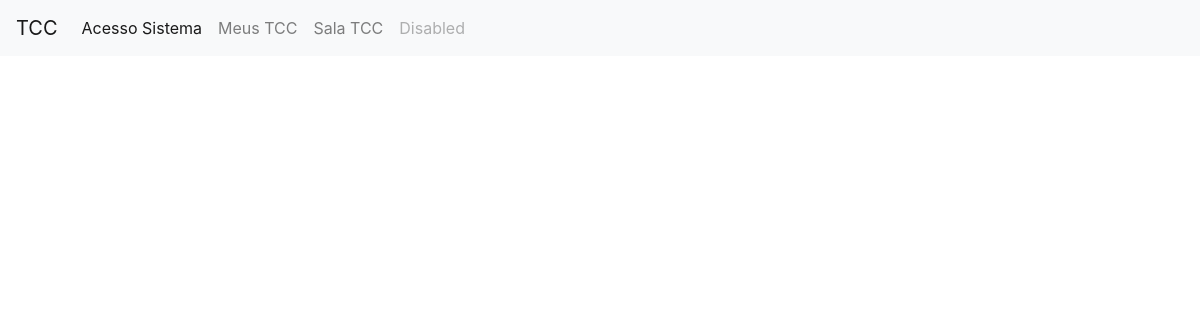
The page /tcc on the database as committed earlier.
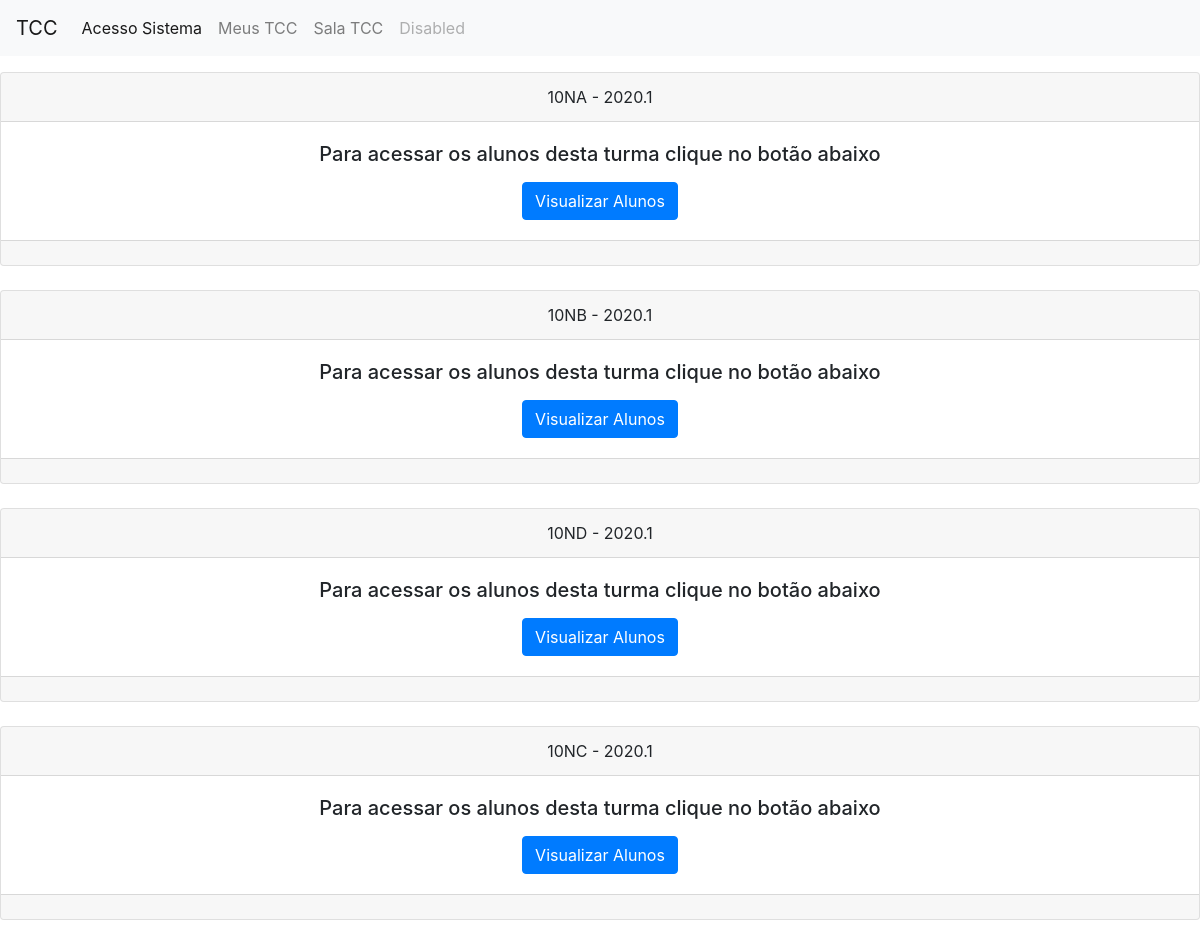
The same page on the database as committed later.
### core/models.py (models this page shows, shortened)
class Turma(models.Model):
    class STATUS_TURMA_CHOICE(models.TextChoices):
        ATIVO = 'ATIVO', _('ATIVO'),
        ENCERRADA = 'ENCERRADA', _('ENCERRADA'),
    id_turma = models.AutoField(primary_key=True)
    nome_turma = models.CharField(verbose_name="Nome da Turma", max_length=50)
    id_curso_turma = models.ForeignKey(Curso, related_name="id_curso_turma", on_delete=models.CASCADE)
    periodo_turma = models.CharField(verbose_name="Periodo Turma", max_length=6)
    status_turma = models.CharField(verbose_name="Em Andamento ou Encerrada", max_length=50, choices=STATUS_TURMA_CHOICE.choices, default=STATUS_TURMA_CHOICE.ATIVO, blank=True, null=True)
    class Meta:
        verbose_name = 'turma'
        verbose_name_plural = 'turmas'

### core/views.py (the view)
# urls.py: path('tcc' , TccView),
def TccView(request):
    data = {}
    data['turma'] = Turma.objects.all()
    data['tcc'] = tcc.objects.all()
    return render(request, 'tcc.html', data)

### core/models.py (called while the page is built)
    def __str__(self):
        return self.nome_curso

    def __str__(self):
        return self.nome_professor

    def __str__(self):
        return  self.nome_aluno

### core/templates/tcc.html (shortened to what this page needs)
{% load static %}
<!doctype html>
<html class="no-js" lang="pt-br">
<head>
<link rel="stylesheet" href="{% static 'css/bootstrap.min.css' %}">
</head>
<body>
<nav class="navbar navbar-expand-lg navbar-light bg-light fixed-top">
  <a class="navbar-brand" href="#">TCC</a>
  <div class="collapse navbar-collapse" id="navbarNav">
    <ul class="navbar-nav">
      <li class="nav-item active">
        <a class="nav-link" href="admin/">Acesso Sistema<span class="sr-only">(current)</span></a>
      </li>
      <li class="nav-item">
        <a class="nav-link" href="tcc">Meus TCC</a>
      </li>
      <li class="nav-item">
        <a class="nav-link" href="tabela">Sala TCC</a>
      </li>
      <li class="nav-item">
        <a class="nav-link disabled" href="#" tabindex="-1" aria-disabled="true">Disabled</a>
      </li>
    </ul>
  </div>
</nav>
<br><br><br>
  {% for Turma in turma %}
    {% if Turma.status_turma == "ATIVO" %}
  <div class="card text-center">
    <div class="card-header">{{ Turma.nome_turma }} - {{ Turma.periodo_turma }}</div>
    <div class="card-body">
      <h5 class="card-title">Para acessar os alunos desta turma clique no botão abaixo </h5>
  <button type="button" class="btn btn-primary" data-toggle="modal" data-target=".bd-example-modal-xl{{ Turma.nome_turma }}">Visualizar Alunos</button>
    </div>
    <div class="card-footer text-muted">
    </div>
  </div>
  <br>
    {% endif %}
  {% endfor %}
</body>
</html>

Rows that differ between the two databases and show on the page:
now on this page (row edited): Turma: nome_turma "10NA", periodo_turma "2020.1"
now on this page (row edited): Turma: nome_turma "10NB", periodo_turma "2020.1"
added Turma: nome_turma "10ND", periodo_turma "2020.1"
added Turma: nome_turma "10NC", periodo_turma "2020.1"
